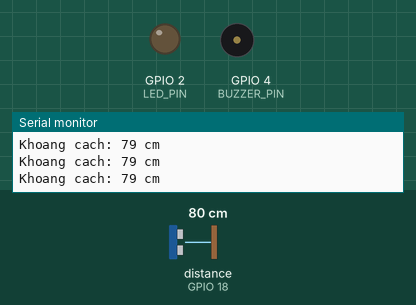
Recording of a sketch running on a simulated ESP32. Parts: output pins drawn as LEDs (lit = HIGH), buzzer (waves = sounding), the last lines printed to the serial monitor. Wiring (inferred from the names in the program): ultrasonic range finder: trigger GPIO 5; echo GPIO 18. Dashed ring = blinking. The inputs (shaded band) are chosen by the test bench; at power-on: distance to the obstacle (sensor on GPIO 18) 80 cm. The echo pulse lasts 58.3 µs per cm; WiFi joins after 1.5 s; servers stay silent unless stated; pins used as bus, display or sensor lines are not drawn.

Above: at 2.7 s.
2.8 s: distance to the obstacle (sensor on GPIO 18) set to 32 cm
4.3 s: distance to the obstacle (sensor on GPIO 18) set to 28 cm
At 5.0 s:
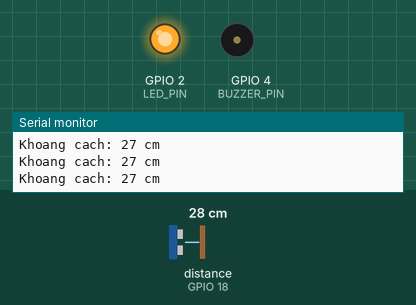
7.3 s: distance to the obstacle (sensor on GPIO 18) set to 12 cm
10.3 s: distance to the obstacle (sensor on GPIO 18) set to 9 cm
At 11.7 s:
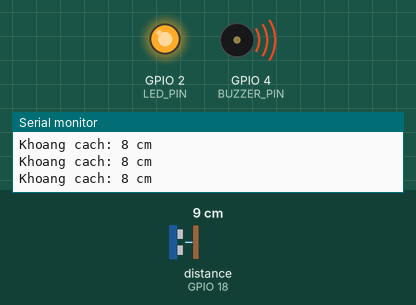
12.0 s: distance to the obstacle (sensor on GPIO 18) set to 18 cm
At 12.5 s:
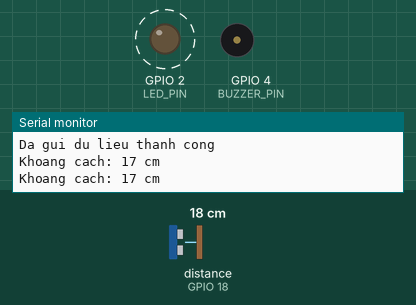
15.0 s: distance to the obstacle (sensor on GPIO 18) set to 2 cm
At 16.0 s:
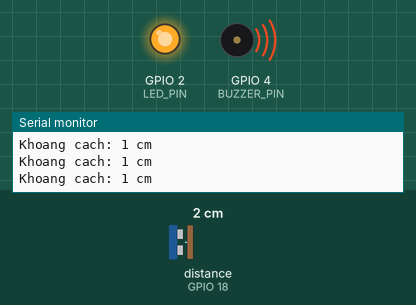
Timing chart, 0 to 17.5 s (numbered marks = the images above; inputs shaded):
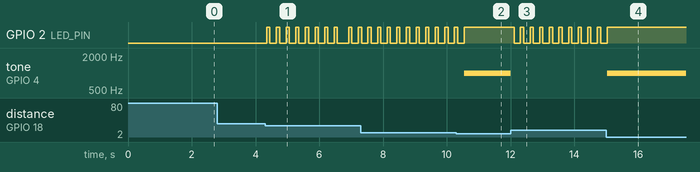

Measured:
- the behaviour switches between 31 and 30 cm on distance to the obstacle (sensor on GPIO 18) (found by bisection; images 0 and 1)
- the behaviour switches between 11 and 10 cm on distance to the obstacle (sensor on GPIO 18) (found by bisection; images 1 and 2)
- after the input at 4.3 s, GPIO 2 (LED_PIN): goes 7 × (HIGH 0.10 s, LOW 0.20 s), HIGH 0.10 s, LOW 0.35 s, HIGH 0.10 s, LOW 0.20 s, then HIGH, starting after 0.05 s
- after the input at 10.3 s, GPIO 2 (LED_PIN): goes on until 10.5 s, then stays HIGH; tone on GPIO 4 (BUZZER_PIN): silent → 1000 Hz after 0.24 s
- after the input at 12.0 s, GPIO 2 (LED_PIN): alternates HIGH for 0.10 s and LOW for 0.20 s, starting after 0.11 s; tone on GPIO 4 (BUZZER_PIN): 1000 Hz → silent at once
- after the input at 15.0 s, GPIO 2 (LED_PIN): goes on until 15.0 s, then stays HIGH; tone on GPIO 4 (BUZZER_PIN): silent → 1000 Hz at once

The sketch:

esp32_distance_alert.ino
```cpp
/*
 * SMART DISTANCE ALERT SYSTEM - ESP32
 *
 * SƠ ĐỒ NỐI DÂY:
 * 1. HC-SR04:
 *    - VCC -> 5V (hoặc 3.3V)
 *    - GND -> GND
 *    - Trig -> GPIO 5
 *    - Echo -> GPIO 18
 *
 * 2. LED:
 *    - Cực dương (+) -> Điện trở 220 Ohm -> GPIO 2
 *    - Cực âm (-) -> GND
 *
 * 3. Buzzer:
 *    - Chân (+) -> GPIO 4
 *    - Chân (-) -> GND
 */

#include <WiFi.h>
#include <Firebase_ESP_Client.h>

// --- CẤU HÌNH WI-FI & FIREBASE ---
#define WIFI_SSID "TEN_WIFI_CUA_BAN"
#define WIFI_PASSWORD "MAT_KHAU_WIFI"

#define API_KEY "API_KEY_FIREBASE_CUA_BAN"
#define DATABASE_URL "URL_DATABASE_FIREBASE"

// --- ĐỊNH NGHĨA CHÂN PHẦN CỨNG ---
#define TRIG_PIN 5
#define ECHO_PIN 18
#define LED_PIN 2
#define BUZZER_PIN 4

// --- KHỞI TẠO ĐỐI TƯỢNG ---
FirebaseData fbdo;
FirebaseAuth auth;
FirebaseConfig config;

unsigned long sendDataPrevMillis = 0;
int distance = 0;

void setup() {
  Serial.begin(115200);

  // Cấu hình chân I/O
  pinMode(TRIG_PIN, OUTPUT);
  pinMode(ECHO_PIN, INPUT);
  pinMode(LED_PIN, OUTPUT);
  pinMode(BUZZER_PIN, OUTPUT);

  // Kết nối Wi-Fi
  WiFi.begin(WIFI_SSID, WIFI_PASSWORD);
  Serial.print("Dang ket noi Wi-Fi");
  while (WiFi.status() != WL_CONNECTED) {
    Serial.print(".");
    delay(300);
  }
  Serial.println();
  Serial.print("Da ket noi, IP: ");
  Serial.println(WiFi.localIP());

  // Cấu hình Firebase
  config.api_key = API_KEY;
  config.database_url = DATABASE_URL;

  Firebase.reconnectWiFi(true);
  Firebase.begin(&config, &auth);
}

void loop() {
  // 1. Đo khoảng cách bằng HC-SR04
  digitalWrite(TRIG_PIN, LOW);
  delayMicroseconds(2);
  digitalWrite(TRIG_PIN, HIGH);
  delayMicroseconds(10);
  digitalWrite(TRIG_PIN, LOW);

  long duration = pulseIn(ECHO_PIN, HIGH);
  distance = duration * 0.034 / 2; // Tính ra cm

  Serial.print("Khoang cach: ");
  Serial.print(distance);
  Serial.println(" cm");

  // 2. Xử lý cảnh báo (LED và Buzzer)
  if (distance < 10) {
    // Vùng nguy hiểm: LED sáng liên tục, Buzzer kêu liên tục
    digitalWrite(LED_PIN, HIGH);
    tone(BUZZER_PIN, 1000);
  } else if (distance < 30) {
    // Vùng cẩn thận: LED nhấp nháy, Buzzer im lặng
    digitalWrite(LED_PIN, HIGH);
    noTone(BUZZER_PIN);
    delay(100);
    digitalWrite(LED_PIN, LOW);
    delay(100);
  } else {
    // Vùng an toàn: Tắt hết
    digitalWrite(LED_PIN, LOW);
    noTone(BUZZER_PIN);
  }

  // 3. Gửi dữ liệu lên Firebase mỗi 5 giây
  if (Firebase.ready() && (millis() - sendDataPrevMillis > 5000 || sendDataPrevMillis == 0)) {
    sendDataPrevMillis = millis();

    if (Firebase.setInt(fbdo, "sensor/distance", distance)) {
      Serial.println("Da gui du lieu thanh cong");
    } else {
      Serial.print("Loi gui du lieu: ");
      Serial.println(fbdo.errorReason());
    }
  }

  delay(100);
}
```
